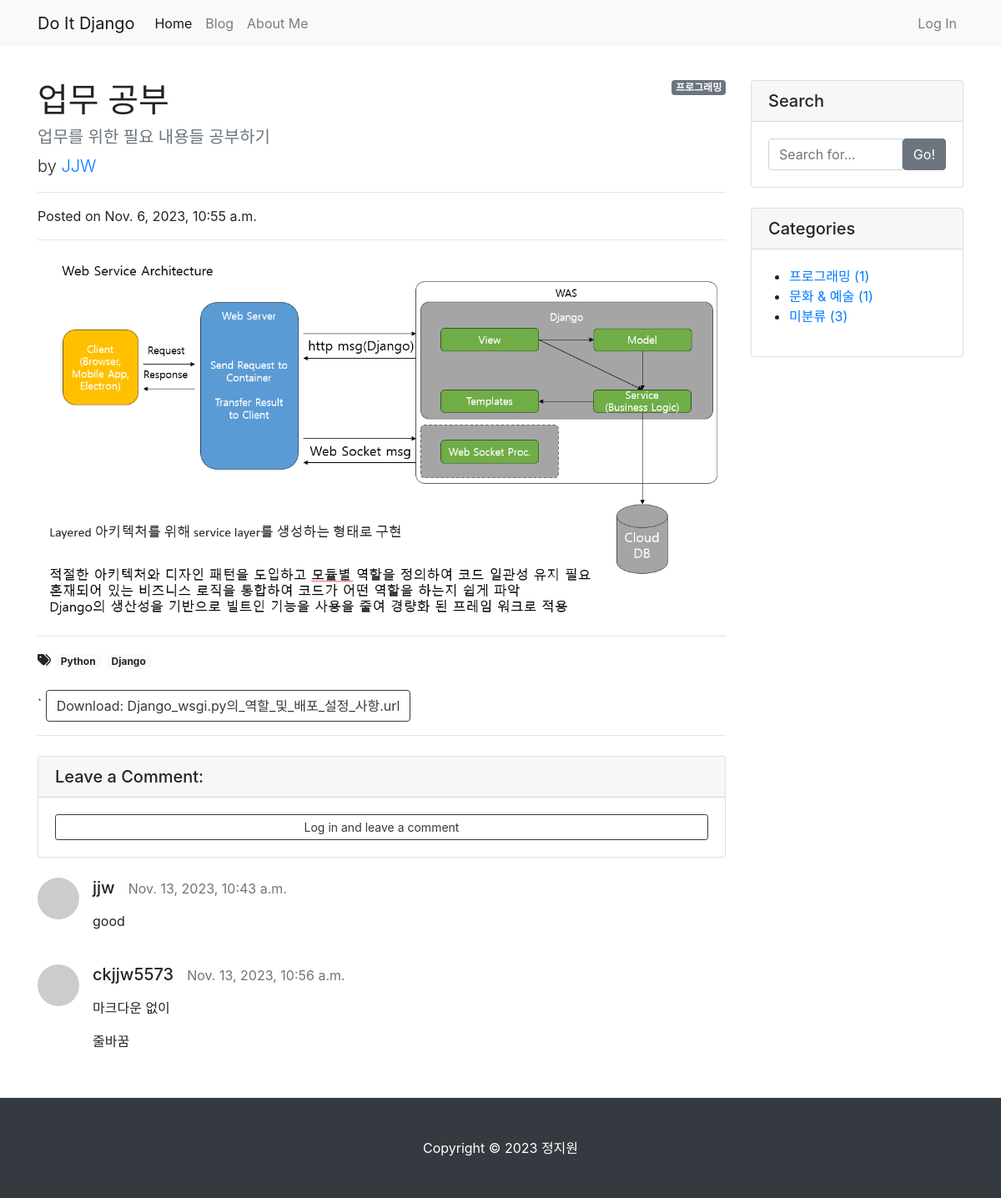
The page /blog/3/ on the database as committed earlier.
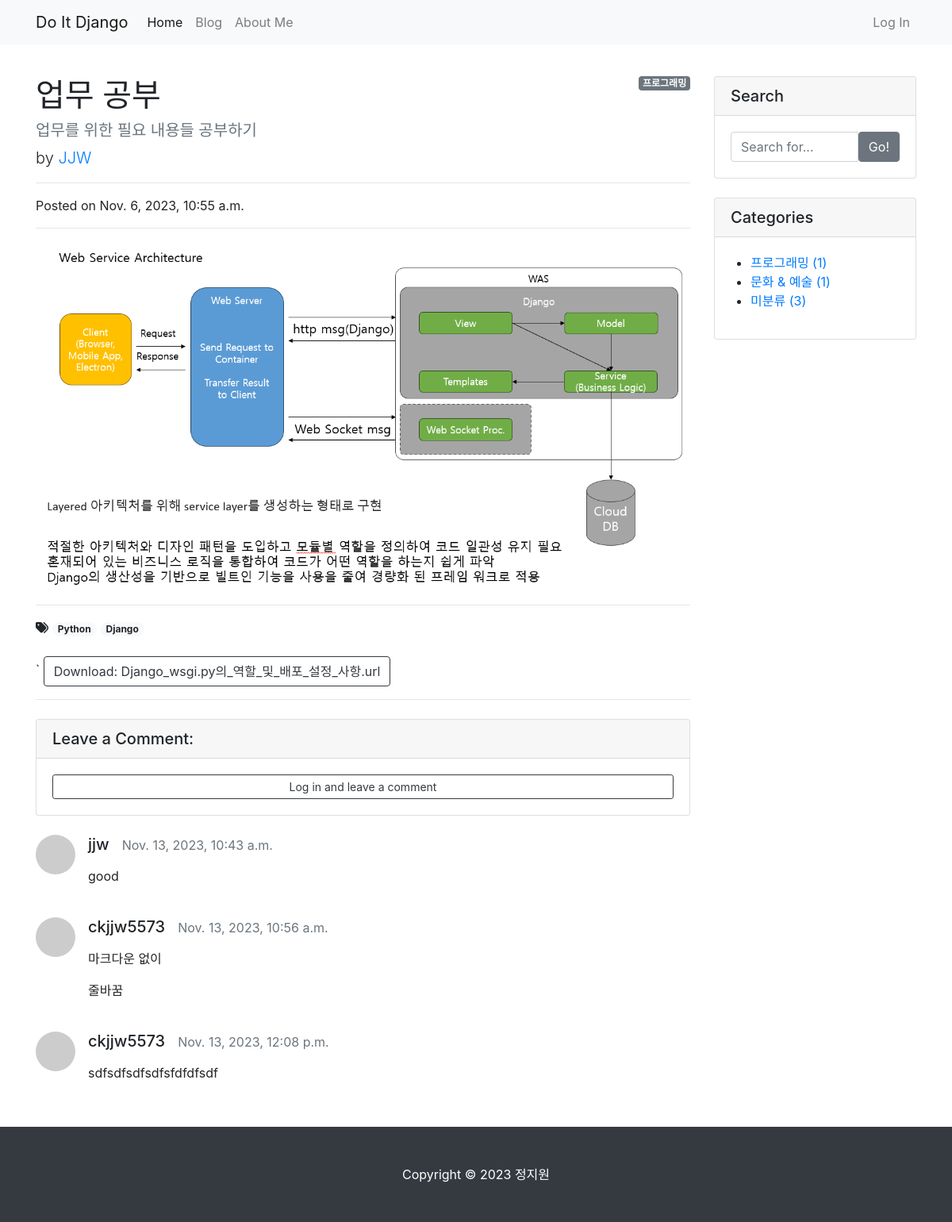
The same page on the database as committed later.
### blog/models.py (models this page shows, shortened)
class Tag(models.Model):
    name = models.CharField(max_length=50)
    slug = models.SlugField(max_length=200, unique=True, allow_unicode=True)
    def __str__(self):
        return self.name
    def get_absolute_url(self):
        return f'/blog/tag/{self.slug}/'

class Comment(models.Model):
    post = models.ForeignKey(Post, on_delete=models.CASCADE)
    author = models.ForeignKey(User, on_delete=models.CASCADE)
    content = models.TextField()
    created_at = models.DateTimeField(auto_now_add=True)
    modified_at = models.DateTimeField(auto_now=True)

class Category(models.Model):
    name = models.CharField(max_length=50, unique=True)
    slug = models.SlugField(max_length=200, unique=True, allow_unicode=True)
    def __str__(self):  # 해당 클래스로 만들어진 인스턴트 자체를 출력할 때, 문자열로 설명해주기 위한 메서드이다.
        return self.name
    def get_absolute_url(self):
        return f'/blog/category/{self.slug}/'
    class Meta:
        verbose_name_plural = 'Categories'  # admin 페이지 내의 자동으로 설정된 'Categorys'를 'Categories'로 변경

### blog/views.py (the view)
# urls.py: path('<int:pk>/', views.PostDetail.as_view()),
class PostDetail(DetailView):
    model = Post
    def get_context_data(self, **kwargs):
        context = super(PostDetail, self).get_context_data()  # 직속 부모 클래스의 메소드를 사용하기 위함
        context['categories'] = Category.objects.all()
        context['no_category_post_count'] = Post.objects.filter(category=None).count()
        context['comment_form'] = CommentForm
        return context

### blog/models.py (called while the page is built)
    def __str__(self):
        return f'[{self.pk}] {self.title} :: {self.author}'

    def get_file_name(self):
        return os.path.basename(self.file_upload.name)

    def get_content_markdown(self):
        return markdown(self.content)

### blog/templates/blog/post_detail.html (shortened to what this page needs)
{% extends 'blog/base.html' %}
{% load crispy_forms_tags %}
{% block main_area %}
  <div id="post-area">
    {% if post.category %}
      <span class="badge badge-secondary float-right">{{ post.category }}</span>
    {% else %}
      <span class="badge badge-secondary float-right">미분류</span>
    {% endif %}
        <h1 class="mt-4">{{ post.title }}</h1>
        <h5 class="text-muted">{{ post.hook_text }}</h5>
        <p class="lead">
          by
          <a href="#">{{ post.author | upper }}</a>
        </p>
        <hr>
        <p>Posted on {{ post.created_at }}</p>
        <hr>
        {% if post.head_image %}
        <img class="img-fluid rounded" src="{{ post.head_image.url }}" alt="{{ post }} head image">
        {% else %}
        <img class="img-fluid rounded" src="https://picsum.photos/seed/{{ post.id }}/800/200" alt="random_image">
        {% endif %}
        <hr>
        {% if post.tags.exists %}
          <i class="fas fa-tags"></i>
          {% for tag in post.tags.iterator %}
              <a href="{{ tag.get_absolute_url }}"><span class="badge badge-pill badge-light">{{ tag }}</span></a>
          {% endfor %}
          <br />
          <br />`
        {% endif %}
        {% if post.file_upload %}
        <a href="{{ post.file_upload.url }}" class="btn btn-outline-dark" role="button" download>Download: {{ post.get_file_name }}</a>
        {% endif %}
        <hr>
  </div>
  <div id="comment-area">
        <div class="card my-4">
          <h5 class="card-header">Leave a Comment:</h5>
          <div class="card-body">
            {% if user.is_authenticated %}
            <form id="comment-form" method="POST" action="{{ post.get_absolute_url }}new_comment/">
              {% csrf_token %}
              <div class="form-group">
                {{ comment_form | crispy }}
              </div>
              <button type="submit" class="btn btn-primary">Submit</button>
            </form>
            {% else %}
            <a role="button" class="btn btn-outline-dark btn-block btn-sm" href="#" data-toggle="modal" data-target="#loginModal">Log in and leave a comment</a>
            {% endif %}
          </div>
        </div>
      {% if post.comment_set.exists %}
        {% for comment in post.comment_set.iterator %}
        <div class="media mb-4" id="comment-{{ comment.pk }}">
          <img class="d-flex mr-3 rounded-circle" src="http://placehold.it/50x50" alt="">
          <div class="media-body">
            <h5 class="mt-0">{{ comment.author.username }} &nbsp;&nbsp;<small class="text-muted">{{ comment.created_at }}</small></h5>
            <p>{{ comment.content | linebreaks }}</p>
          </div>
        </div>
        {% endfor %}
      {% endif %}
  </div>
{% endblock %}

### blog/templates/blog/base.html (shortened to what this page needs)
<!DOCTYPE html>
<html>
{% load static %}
<head>
    <link rel="stylesheet" href="{% static 'blog/bootstrap/bootstrap.min.css' %}" media="screen">
</head>
<body>
    {% include 'blog/navbar.html' %}
    <div class="container my-3">
        <div class="row">
            <div class="col-md-8 col-lg-9" id="main-area">
                {% block main_area %}
                {% endblock %}
            </div>
            <div class="col-md-4 col-lg-3">
                <div class="card my-4">
                    <h5 class="card-header">Search</h5>
                    <div class="card-body">
                        <div class="input-group">
                            <input type="text" class="form-control" placeholder="Search for...">
                            <span class="input-group-btn">
                                <button class="btn btn-secondary" type="button">Go!</button>
                            </span>
                        </div>
                    </div>
                </div>
                <div class="card my-4">
                    <h5 class="card-header">Categories</h5>
                    <div class="card-body">
                        <div class="row">
                            <ul>
                                {% for category in categories %}
                                <li>
                                    <a href="{{ category.get_absolute_url }}">{{ category }} ({{ category.post_set.count }})</a>
                                </li>
                                {% endfor %}
                                <li>
                                    <a href="/blog/category/no_category/">미분류 ({{ no_category_post_count }})</a>
                                </li>
                            </ul>
                        </div>
                    </div>
                </div>
            </div>
        </div>
    </div>
    {% include 'blog/footer.html' %}
</body>
</html>

Rows that differ between the two databases and show on the page:
added Comment: author.username "ckjjw5573", created_at "Nov. 13, 2023, 12:08 p.m.", content "sdfsdfsdfsdfsfdfdfsdf"
